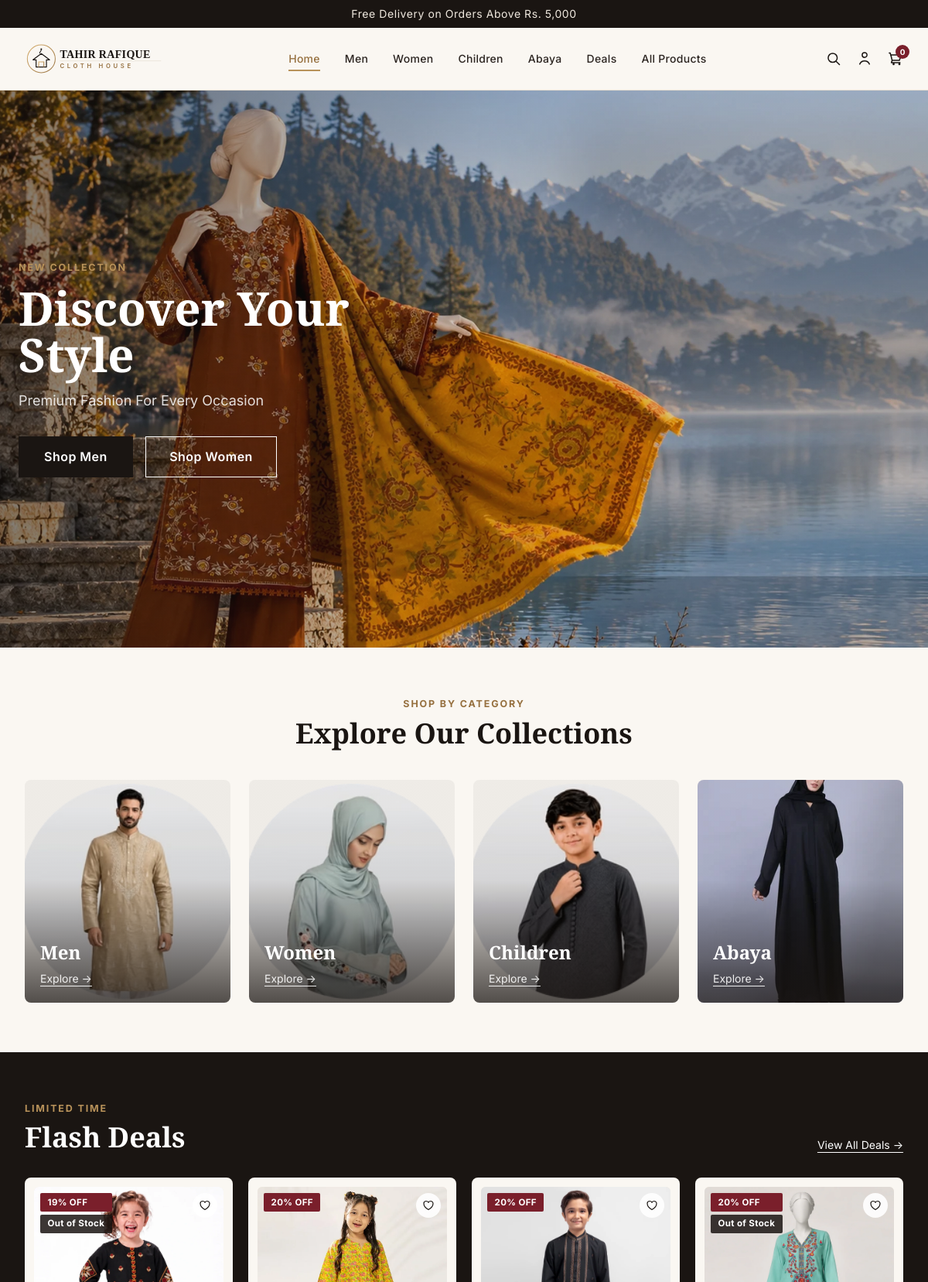
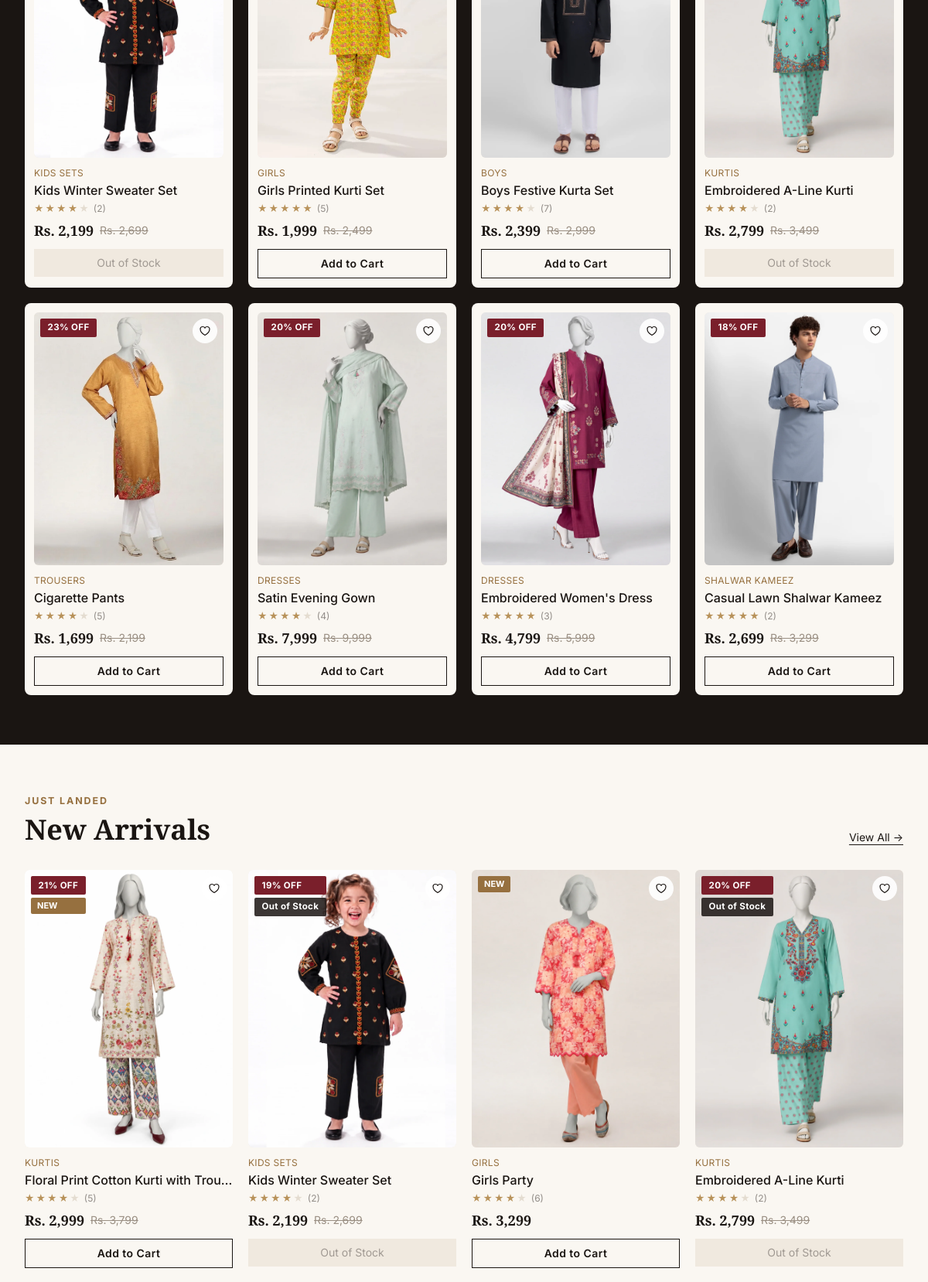
The page / (upper part) on the database its author committed (2 pictures, top to bottom).
### apps/core/models.py (models this page shows, shortened)
class PromoBanner(models.Model):
    text = models.CharField(max_length=255)
    link = models.CharField(max_length=200, blank=True)
    active = models.BooleanField(default=True)
    order = models.PositiveIntegerField(default=0)
    class Meta:
        ordering = ['order']

class HeroSlide(models.Model):
    title = models.CharField(max_length=150, default="Discover Your Style")
    subtitle = models.CharField(max_length=250, default="Premium Fashion For Every Occasion")
    image = models.ImageField(upload_to='hero/')
    primary_button_text = models.CharField(max_length=50, default="Shop Men")
    primary_button_link = models.CharField(max_length=200, default="/products/men/")
    secondary_button_text = models.CharField(max_length=50, default="Shop Women", blank=True)
    secondary_button_link = models.CharField(max_length=200, default="/products/women/", blank=True)
    order = models.PositiveIntegerField(default=0)
    active = models.BooleanField(default=True)
    class Meta:
        ordering = ['order']

class SiteSettings(models.Model):
    store_name = models.CharField(max_length=150, default="Tahir Rafique Cloth House")
    tagline = models.CharField(max_length=200, default="Premium Fashion For Every Occasion")
    logo = models.ImageField(upload_to='site/', blank=True, null=True)
    favicon = models.ImageField(upload_to='site/', blank=True, null=True)
    whatsapp_number = models.CharField(
        max_length=20, default="032857948",
        help_text="Local Pakistani number, e.g. 032857948. Converted automatically for WhatsApp links."
    )
    support_phone = models.CharField(max_length=20, default="032857948")
    email = models.EmailField(default="info@tahirrafiqueclothhouse.com")
    address = models.CharField(max_length=255, default="Blue Area, Islamabad, Pakistan")
    facebook_url = models.URLField(blank=True, default="https://facebook.com")
    instagram_url = models.URLField(blank=True, default="https://instagram.com")
    tiktok_url = models.URLField(blank=True, default="https://tiktok.com")
    delivery_charges = models.DecimalField(max_digits=8, decimal_places=2, default=250,
                                            validators=[MinValueValidator(0)])
    free_delivery_threshold = models.DecimalField(max_digits=10, decimal_places=2, default=5000,
                                                    validators=[MinValueValidator(0)])
    currency_symbol = models.CharField(max_length=10, default="Rs.")
    announcement_text = models.CharField(
        max_length=255, blank=True,
        default="Free Delivery on Orders Above Rs. 5,000"
    )
    updated_at = models.DateTimeField(auto_now=True)
    class Meta:
        verbose_name = "Site Settings"
        verbose_name_plural = "Site Settings"
    @classmethod
    def load(cls):
        obj, _ = cls.objects.get_or_create(pk=1)
        return obj
    @property
    def whatsapp_international(self):
        digits = re.sub(r'\D', '', self.whatsapp_number or '')
        if digits.startswith('0'):
            digits = digits[1:]
        if not digits.startswith('92'):
            digits = '92' + digits
        return digits

### apps/products/models.py (models this page shows, shortened)
class Category(models.Model):
    name = models.CharField(max_length=100)
    slug = models.SlugField(max_length=120, unique=True, blank=True)
    parent = models.ForeignKey('self', null=True, blank=True, related_name='children',
                                on_delete=models.CASCADE)
    image = models.ImageField(upload_to='categories/', blank=True, null=True)
    description = models.TextField(blank=True)
    order = models.PositiveIntegerField(default=0)
    active = models.BooleanField(default=True)
    class Meta:
        verbose_name_plural = "Categories"
        ordering = ['order', 'name']
    def get_absolute_url(self):
        return reverse('products:category', kwargs={'slug': self.slug})

class Product(models.Model):
    name = models.CharField(max_length=200)
    slug = models.SlugField(max_length=220, unique=True, blank=True)
    sku = models.CharField(max_length=40, unique=True)
    category = models.ForeignKey(Category, related_name='products', on_delete=models.PROTECT)
    brand = models.ForeignKey(Brand, related_name='products', null=True, blank=True,
                               on_delete=models.SET_NULL)
    tags = models.ManyToManyField(Tag, related_name='products', blank=True)
    description = models.TextField()
    short_description = models.CharField(max_length=255, blank=True)
    price = models.DecimalField(max_digits=10, decimal_places=2, validators=[MinValueValidator(0)])
    sale_price = models.DecimalField(max_digits=10, decimal_places=2, null=True, blank=True,
                                      validators=[MinValueValidator(0)])
    stock_quantity = models.PositiveIntegerField(default=0)
    available = models.BooleanField(default=True)
    featured = models.BooleanField(default=False)
    bestseller = models.BooleanField(default=False)
    new_arrival = models.BooleanField(default=False)
    deal_of_day = models.BooleanField(default=False)
    sizes = models.ManyToManyField(Size, related_name='products', blank=True)
    colors = models.ManyToManyField(Color, related_name='products', blank=True)
    material = models.CharField(max_length=200, blank=True, default="Premium fabric blend")
    care_instructions = models.TextField(
        blank=True, default="Machine wash cold with like colors. Do not bleach. Tumble dry low.")
    rating = models.DecimalField(max_digits=2, decimal_places=1, default=Decimal('4.5'),
                                  validators=[MinValueValidator(0), MaxValueValidator(5)])
    review_count = models.PositiveIntegerField(default=0)
    created_at = models.DateTimeField(auto_now_add=True)
    updated_at = models.DateTimeField(auto_now=True)
    class Meta:
        ordering = ['-created_at']
        indexes = [
            models.Index(fields=['slug']),
            models.Index(fields=['sku']),
        ]
    def get_absolute_url(self):
        return reverse('products:detail', kwargs={'slug': self.slug})
    @property
    def is_on_sale(self):
        return self.sale_price is not None and self.sale_price < self.price
    @property
    def discount_percentage(self):
        if self.is_on_sale and self.price > 0:
            return int(round((self.price - self.sale_price) / self.price * 100))
        return 0
    @property
    def in_stock(self):
        return self.available and self.stock_quantity > 0
    @property
    def primary_image(self):
        img = self.images.filter(is_primary=True).first()
        return img or self.images.first()
    @property
    def secondary_image(self):
        imgs = list(self.images.all()[:2])
        return imgs[1] if len(imgs) > 1 else None

class ProductImage(models.Model):
    product = models.ForeignKey(Product, related_name='images', on_delete=models.CASCADE)
    image = models.ImageField(upload_to='products/')
    alt_text = models.CharField(max_length=150, blank=True)
    is_primary = models.BooleanField(default=False)
    order = models.PositiveIntegerField(default=0)
    class Meta:
        ordering = ['order', 'id']

### apps/pages/views.py (the view)
# urls.py: path('', views.home, name='home'),
def home(request):
    hero_slides = HeroSlide.objects.filter(active=True)
    top_categories = Category.objects.filter(active=True, parent__isnull=True)[:4]
    base = Product.objects.filter(available=True).prefetch_related('images')
    context = {
        'hero_slides': hero_slides,
        'top_categories': top_categories,
        'deal_products': base.filter(deal_of_day=True)[:8],
        'new_arrivals': base.filter(new_arrival=True)[:8],
        'bestsellers': base.filter(bestseller=True)[:8],
        'trending_products': base.filter(featured=True)[:8],
        'women_products': base.filter(category__parent__slug='women')[:4] or
                           base.filter(category__slug='women')[:4],
        'men_products': base.filter(category__parent__slug='men')[:4] or
                         base.filter(category__slug='men')[:4],
        'abaya_products': base.filter(category__parent__slug='abaya')[:4] or
                           base.filter(category__slug='abaya')[:4],
        'children_products': base.filter(category__parent__slug='children')[:4] or
                              base.filter(category__slug='children')[:4],
        'promo_banner': PromoBanner.objects.filter(active=True).first(),
        'testimonials': Testimonial.objects.filter(active=True)[:6],
        'gallery_images': GalleryImage.objects.filter(active=True)[:8],
        'newsletter_form': NewsletterForm(),
    }
    return render(request, 'home/home.html', context)

### templates/home/home.html (shortened to what this page needs)
{% extends 'base.html' %}
{% load shop_extras static %}
{% block content %}
<section class="relative">
  {% if hero_slides %}
  <div class="relative h-[80vh] min-h-[480px] max-h-[720px] overflow-hidden">
    {% for slide in hero_slides %}
    <div class="absolute inset-0 hero-slide {% if not forloop.first %}hidden{% endif %}" data-slide
         style="background-image:url('{{ slide.image.url }}')">
      <div class="absolute inset-0 hero-overlay"></div>
      <div class="relative h-full max-w-7xl mx-auto px-6 flex flex-col justify-center">
        <p class="section-eyebrow text-gold mb-3">New Collection</p>
        <h1 class="font-serif text-4xl sm:text-6xl font-bold text-white max-w-xl leading-tight">{{ slide.title }}</h1>
        <p class="text-white/85 mt-4 max-w-md text-lg">{{ slide.subtitle }}</p>
        <div class="flex flex-wrap gap-4 mt-8">
          {% if slide.primary_button_text %}
          <a href="{{ slide.primary_button_link }}" class="btn-primary">{{ slide.primary_button_text }}</a>
          {% endif %}
          {% if slide.secondary_button_text %}
          <a href="{{ slide.secondary_button_link }}" class="btn-outline !text-white !border-white hover:!bg-white hover:!text-ink">{{ slide.secondary_button_text }}</a>
          {% endif %}
        </div>
      </div>
    </div>
    {% endfor %}
  </div>
  {% endif %}
</section>
<section class="max-w-7xl mx-auto px-4 sm:px-6 lg:px-8 py-16">
  <div class="text-center mb-10">
    <p class="section-eyebrow">Shop by Category</p>
    <h2 class="font-serif text-3xl sm:text-4xl font-bold mt-2">Explore Our Collections</h2>
  </div>
  <div class="grid grid-cols-2 lg:grid-cols-4 gap-4 sm:gap-6">
    {% for cat in top_categories %}
    <a href="{{ cat.get_absolute_url }}" class="category-card block rounded-lg h-72 relative group">
      {% if cat.image %}<img src="{{ cat.image.url }}" alt="{{ cat.name }}" class="absolute inset-0 w-full h-full object-cover">{% else %}<div class="absolute inset-0 bg-sand"></div>{% endif %}
      <div class="overlay absolute inset-0"></div>
      <div class="absolute bottom-5 left-5 right-5">
        <h3 class="font-serif text-white text-2xl font-bold">{{ cat.name }}</h3>
        <span class="inline-block mt-2 text-sm text-white/90 underline underline-offset-4 group-hover:text-gold">Explore &rarr;</span>
      </div>
    </a>
    {% endfor %}
  </div>
</section>
{% if deal_products %}
<section class="bg-ink py-16">
  <div class="max-w-7xl mx-auto px-4 sm:px-6 lg:px-8">
    <div class="flex items-end justify-between mb-8">
      <div>
        <p class="section-eyebrow text-gold">Limited Time</p>
        <h2 class="font-serif text-3xl sm:text-4xl font-bold text-white mt-2">Flash Deals</h2>
      </div>
      <a href="{% url 'products:deals' %}" class="text-white text-sm underline underline-offset-4 hover:text-gold">View All Deals &rarr;</a>
    </div>
    <div class="grid grid-cols-2 md:grid-cols-4 gap-5">
      {% for product in deal_products %}
      <div class="bg-cream rounded-lg p-3">{% include 'includes/product_card.html' %}</div>
      {% endfor %}
    </div>
  </div>
</section>
{% endif %}
{% if new_arrivals %}
<section class="max-w-7xl mx-auto px-4 sm:px-6 lg:px-8 py-16">
  <div class="flex items-end justify-between mb-8">
    <div><p class="section-eyebrow">Just Landed</p><h2 class="font-serif text-3xl sm:text-4xl font-bold mt-2">New Arrivals</h2></div>
    <a href="{% url 'products:shop' %}?sort=newest" class="text-sm underline underline-offset-4 hover:text-golddark">View All &rarr;</a>
  </div>
  <div class="grid grid-cols-2 md:grid-cols-4 gap-5">
    {% for product in new_arrivals %}{% include 'includes/product_card.html' %}{% endfor %}
  </div>
</section>
{% endif %}
{% endblock content %}

### templates/base.html (shortened to what this page needs)
{% load static %}
<!DOCTYPE html>
<html lang="en">
<head>
<script src="https://cdn.tailwindcss.com"></script>
<link rel="stylesheet" href="{% static 'css/style.css' %}">
</head>
<body class="bg-cream text-ink antialiased">
{% if announcement_banner %}
<div class="announcement-bar text-center text-xs sm:text-sm py-2 px-4">
  {{ announcement_banner.text }}
</div>
{% endif %}
{% include 'includes/header.html' %}
<main>
{% block content %}{% endblock %}
</main>
</body>
</html>

### templates/includes/product_card.html (shortened to what this page needs)
{% load shop_extras %}
<div class="product-card group fade-in">
  <a href="{{ product.get_absolute_url }}" class="block img-wrap rounded-md">
    {% with primary=product.primary_image secondary=product.secondary_image %}
      {% if primary %}
        <img src="{{ primary.image.url }}" alt="{{ primary.alt_text|default:product.name }}" class="img-primary" loading="lazy">
      {% endif %}
    {% endwith %}
    <div class="absolute top-2 left-2 flex flex-col gap-1">
      {% if product.is_on_sale %}
        <span class="badge-sale rounded-sm">{{ product.discount_percentage }}% OFF</span>
      {% endif %}
      {% if not product.in_stock %}
        <span class="badge-out rounded-sm">Out of Stock</span>
      {% elif product.new_arrival %}
        <span class="rounded-sm bg-golddark text-white text-[11px] font-bold px-2 py-0.5">NEW</span>
      {% endif %}
    </div>
    <button type="button" onclick="event.preventDefault();" class="wishlist-btn absolute top-2 right-2 w-8 h-8 rounded-full flex items-center justify-center" aria-label="Add to wishlist">
    </button>
  </a>
  <div class="pt-3">
    <p class="text-xs text-golddark uppercase tracking-wide">{{ product.category.name }}</p>
    <a href="{{ product.get_absolute_url }}">
      <h3 class="font-medium text-ink mt-0.5 truncate hover:text-golddark transition">{{ product.name }}</h3>
    </a>
    <div class="flex items-center gap-0.5 mt-1" aria-label="Rating {{ product.rating }} of 5">
      {% for _ in product.rating|stars_range %}<span class="star text-xs">&#9733;</span>{% endfor %}
      {% for _ in product.rating|empty_stars_range %}<span class="star-empty text-xs">&#9733;</span>{% endfor %}
      <span class="text-xs text-charcoal/50 ml-1">({{ product.review_count }})</span>
    </div>
    <div class="flex items-center gap-2 mt-1.5">
      {% if product.is_on_sale %}
        <span class="font-serif font-bold text-lg">{{ product.sale_price|currency:site_settings.currency_symbol }}</span>
        <span class="price-strike text-sm">{{ product.price|currency:site_settings.currency_symbol }}</span>
      {% else %}
        <span class="font-serif font-bold text-lg">{{ product.price|currency:site_settings.currency_symbol }}</span>
      {% endif %}
    </div>
    {% if product.in_stock %}
    <form action="{% url 'cart:cart_add' product.id %}" method="post" class="mt-2.5 js-add-to-cart">
      <button type="submit" class="w-full btn-outline text-sm py-2">Add to Cart</button>
    </form>
    {% else %}
    <button disabled class="w-full mt-2.5 bg-sand text-charcoal/40 text-sm py-2 cursor-not-allowed">Out of Stock</button>
    {% endif %}
  </div>
</div>

### rows shown on the page
PromoBanner: text "Free Delivery on Orders Above Rs. 5,000"
HeroSlide: image (picture), title "Discover Your Style", subtitle "Premium Fashion For Every Occasion", primary_button_text "Shop Men", secondary_button_text "Shop Women"
Category: image (picture), name "Men"
Category: image (picture), name "Women"
Category: image (picture), name "Children"
Category: image (picture), name "Abaya"
Product: primary_image.image (picture), discount_percentage "19", available "Out of Stock", category.name "KIDS SETS", name "Kids Winter Sweater Set", review_count "2", sale_price "Rs. 2,199", price "Rs. 2,699"
Product: primary_image.image (picture), discount_percentage "20", category.name "GIRLS", name "Girls Printed Kurti Set", review_count "5", sale_price "Rs. 1,999", price "Rs. 2,499"
Product: primary_image.image (picture), discount_percentage "20", category.name "BOYS", name "Boys Festive Kurta Set", review_count "7", sale_price "Rs. 2,399", price "Rs. 2,999"
Product: primary_image.image (picture), discount_percentage "20", available "Out of Stock", category.name "KURTIS", name "Embroidered A-Line Kurti", review_count "2", sale_price "Rs. 2,799", price "Rs. 3,499"
Product: primary_image.image (picture), discount_percentage "23", category.name "TROUSERS", name "Cigarette Pants", review_count "5", sale_price "Rs. 1,699", price "Rs. 2,199"
Product: primary_image.image (picture), discount_percentage "20", category.name "DRESSES", name "Satin Evening Gown", review_count "4", sale_price "Rs. 7,999", price "Rs. 9,999"
Product: primary_image.image (picture), discount_percentage "20", category.name "DRESSES", name "Embroidered Women's Dress", review_count "3", sale_price "Rs. 4,799", price "Rs. 5,999"
Product: primary_image.image (picture), discount_percentage "18", category.name "SHALWAR KAMEEZ", name "Casual Lawn Shalwar Kameez", review_count "2", sale_price "Rs. 2,699", price "Rs. 3,299"
Product: primary_image.image (picture), discount_percentage "21", available "NEW", category.name "KURTIS", name "Floral Print Cotton Kurti with Trou…", review_count "5", sale_price "Rs. 2,999", price "Rs. 3,799"
Product: primary_image.image (picture), available "NEW", category.name "GIRLS", name "Girls Party", review_count "6", price "Rs. 3,299"

### other values the page prints
{{ cart|length }} "0"
